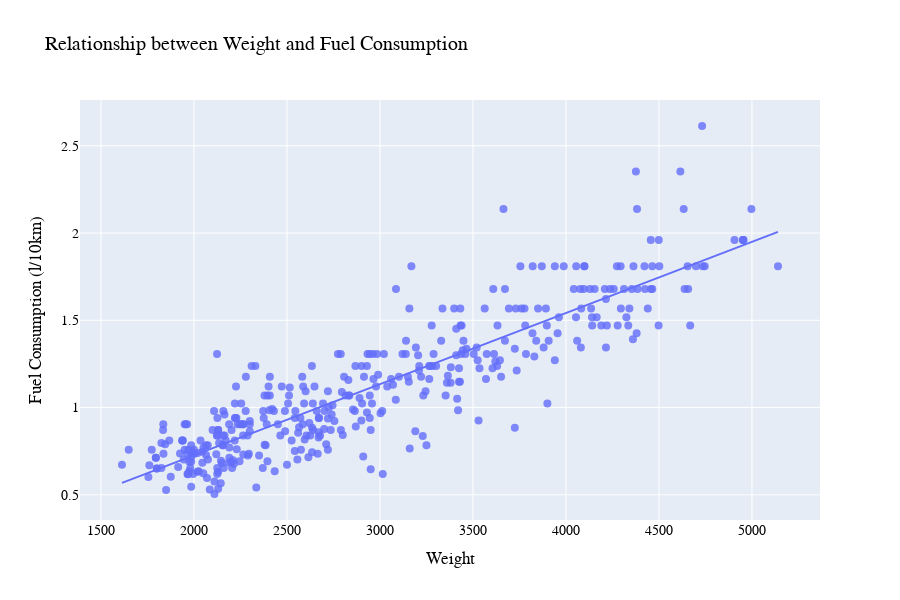

Notebook code for this chart:
### Markdown cell above
Now, let's inspect the correlation between the chosen factors visually.

### Code cell
# Plot the relationship between weight and fuel consumption globally
fig = px.scatter(cars, x="weight", y="l/10km", trendline="ols", title="Relationship between Weight and Fuel Consumption")
fig.update_traces(marker=dict(size=8, opacity=0.8))
fig.update_layout(
    xaxis_title="Weight",
    yaxis_title="Fuel Consumption (l/10km)",
    font=dict(
        family="Arial",
        size=14,
        color="black"
    ),
    height=600
)
fig.show()

### Figure 1 — Plotly figure (JSON) as saved in the notebook; plotly's stock layout.template omitted (floating-point values rounded to 4 significant figures; data arrays with more than 128 entries replaced by an {"elided": "..."} marker saying what was removed)
{"data": [{"hovertemplate": "weight=%{x}<br>l/10km=%{y}<extra></extra>", "legendgroup": "", "marker": {"color": "#636efa", "opacity": 0.8, "size": 8, "symbol": "circle"}, "mode": "markers", "name": "", "orientation": "v", "showlegend": false, "type": "scatter", "x": {"elided": "392 int values"}, "xaxis": "x", "y": {"elided": "392 float values"}, "yaxis": "y"}, {"hovertemplate": "<b>OLS trendline</b><br>l/10km = 0.000407813 * weight + -0.0894417<br>R<sup>2</sup>=0.783324<br><br>weight=%{x}<br>l/10km=%{y} <b>(trend)</b><extra></extra>", "legendgroup": "", "marker": {"color": "#636efa", "opacity": 0.8, "size": 8, "symbol": "circle"}, "mode": "lines", "name": "", "showlegend": false, "type": "scatter", "x": {"elided": "392 int values"}, "xaxis": "x", "y": {"elided": "392 float values"}, "yaxis": "y"}], "layout": {"font": {"color": "black", "family": "Arial", "size": 14}, "height": 600, "legend": {"tracegroupgap": 0}, "title": {"text": "Relationship between Weight and Fuel Consumption"}, "xaxis": {"anchor": "y", "domain": [0, 1], "title": {"text": "Weight"}}, "yaxis": {"anchor": "x", "domain": [0, 1], "title": {"text": "Fuel Consumption (l/10km)"}}}}
